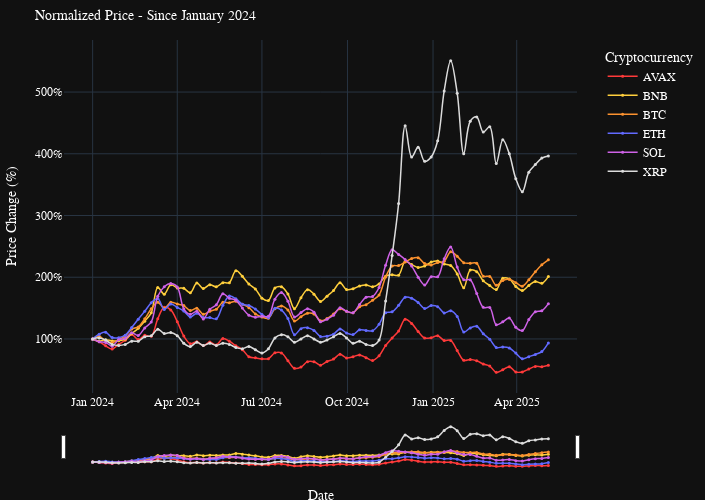

Here is the notebook cell this chart was saved with:
### Code cell
#%% Create the normalized price evolution graph

# Create the figure
fig3 = px.line(
    normalized_df_2024,
    x='timestamp',
    y='normalized_price',
    color='symbols',
    custom_data=['symbols', 'average_price'],
    title='Normalized Price - Since January 2024',
    labels={
        'timestamp': 'Date',
        'normalized_price': 'Price Change (%)',
        'symbols': 'Cryptocurrency'
    },
    color_discrete_map={
        'BTC': '#FC922F',  # Bitcoin Orange
        'ETH': '#626AFF',  # Ethereum Blue
        'BNB': '#FFCF3D',  # Binance Yellow
        'SOL': '#CF62E7',   # Solana Pink
        'XRP': '#DCDCDC',  # Ripple Grey
        'AVAX': '#FF3A3A',  # Avalanche Red
    },
    markers=True,
    line_shape='spline'
    
)

# Update traces to reduce marker size
fig3.update_traces(
    marker=dict(size=3),
    line=dict(width= 1.5, smoothing=1),
    hovertemplate="<b>%{customdata[0]}</b><br>" +
                  "Change: %{y:.1f}%<br>" +
                  "Price: $%{customdata[1]:,.2f}<br>" +
                  "<extra></extra>",
) 

# Customize the layout
fig3.update_layout(
    template="plotly_dark",              # inherit base dark theme 
    hovermode="closest",
    dragmode="pan",
    title=dict(font=dict(size=14, color='white'), xanchor="left"),
    hoverlabel=dict(font=dict(family="IBM Plex Sans", size=12)),
    font=dict(family="IBM Plex Sans", color="white"),
    legend=dict(yanchor="top", y=0.99, xanchor="left", x=1.05),
    margin=dict(l=10, r=10, t=40, b=10),
    yaxis=dict(title="Price Change (%)", ticksuffix='%', tickformat=",d"),
    xaxis=dict(rangeslider=dict(visible=True, thickness=0.1), type="date"),
    height=500, width=705,
)

# Show the plot
fig3.show(config={
    'displayModeBar': True,
    'displaylogo': False,
    'modeBarButtonsToAdd': ['fullscreen']
})


# get the full HTML as a string, with Plotly.js from CDN
fig3html = fig3.to_html(include_plotlyjs="cdn", full_html=True)
# inject the Google Fonts link right after <head>
font_link = '<link href="https://fonts.googleapis.com/css2?family=IBM+Plex+Sans&display=swap" rel="stylesheet">'
fig3html = fig3html.replace("<head>", f"<head>\n    {font_link}")

with open("plots/html/jan2024_crypto_relative_price_performance.html", "w") as f:
    f.write(fig3html)
